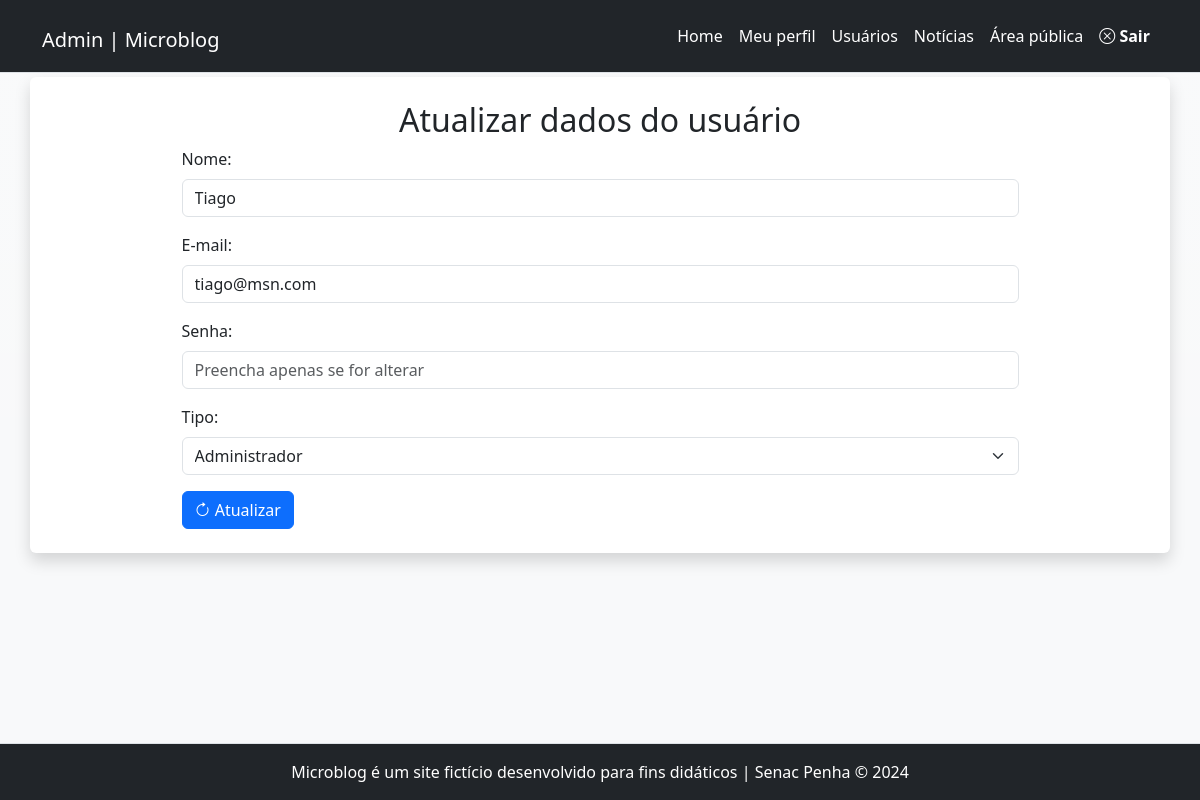
The page /admin/usuario-atualiza.php?id=5 (signed in) on the database its author committed.
### tables this page shows
CREATE TABLE `usuarios` (
  `id` int(11) NOT NULL,
  `nome` varchar(45) NOT NULL,
  `email` varchar(45) NOT NULL,
  `senha` varchar(255) NOT NULL,
  `tipo` enum('admin','editor') NOT NULL
);

### includes/funcoes-usuarios.php (called while the page is built, shortened)
<?php
function executarQuery($conexao, $sql){
    $consulta = mysqli_query($conexao, $sql) or die(mysqli_error($conexao));
    return $consulta;
}
function listarUmUsuario($conexao, $id){
    $sql = "SELECT * FROM usuarios WHERE id = $id";
    $resultado = executarQuery($conexao, $sql);
    return mysqli_fetch_assoc($resultado);
}

### admin/usuario-atualiza.php (the view, shortened to what this page needs)
<?php
require "../includes/cabecalho-admin.php";
require "../includes/funcoes-usuarios.php";
$id = $_GET['id'];
$dadosUsuario = listarUmUsuario($conexao, $id);
?>
<div class="row">
	<article class="col-12 bg-white rounded shadow my-1 py-4">
		<h2 class="text-center">
		Atualizar dados do usuário
		</h2>
		<form autocomplete="off" class="mx-auto w-75" action="" method="post" id="form-atualizar" name="form-atualizar">
			<div class="mb-3">
				<label class="form-label" for="nome">Nome:</label>
				<input value="<?=$dadosUsuario['nome']?>" class="form-control" type="text" id="nome" name="nome" required>
			</div>
			<div class="mb-3">
				<label class="form-label" for="email">E-mail:</label>
				<input value="<?=$dadosUsuario['email']?>" class="form-control" type="email" id="email" name="email" required>
			</div>
			<div class="mb-3">
				<label class="form-label" for="senha">Senha:</label>
				<input class="form-control" type="password" id="senha" name="senha" placeholder="Preencha apenas se for alterar">
			</div>
			<div class="mb-3">
				<label class="form-label" for="tipo">Tipo:</label>
				<select class="form-select" name="tipo" id="tipo" required>
					<option
					<?php if($dadosUsuario['tipo'] === 'admin') echo 'selected' ?>
					value="admin">Administrador</option>
				</select>
			</div>
			<button class="btn btn-primary" name="atualizar"><i class="bi bi-arrow-clockwise"></i> Atualizar</button>
		</form>
	</article>
</div>
<?php
require "../includes/rodape-admin.php";
?>

### rows shown on the page
usuarios: nome "Tiago", email "tiago@msn.com", tipo "Administrador"
